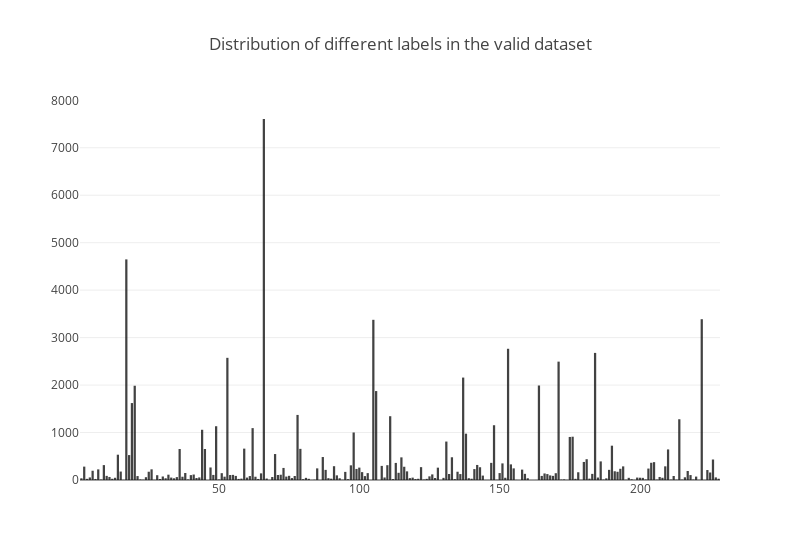

Notebook code cell kept with this figure:
### Code cell
valid_labels = Counter(valid_annotations)

xvalues = list(valid_labels.keys())
yvalues = list(valid_labels.values())

trace1 = go.Bar(x=xvalues, y=yvalues, opacity=0.8, name="year count", marker=dict(color='rgba(20, 20, 20, 1)'))
layout = dict(width=800, title='Distribution of different labels in the valid dataset', legend=dict(orientation="h"));

fig = go.Figure(data=[trace1], layout=layout);
iplot(fig);

### Figure 1 — Plotly figure (JSON) as saved in the notebook; plotly's stock layout.template omitted (floating-point values rounded to 4 significant figures; data arrays with more than 128 entries replaced by an {"elided": "..."} marker saying what was removed)
{"data": [{"marker": {"color": "rgba(20, 20, 20, 1)"}, "name": "year count", "opacity": 0.8, "type": "bar", "x": {"elided": "225 str values"}, "y": {"elided": "225 int values"}}], "layout": {"legend": {"orientation": "h"}, "title": "Distribution of different labels in the valid dataset", "width": 800}}
